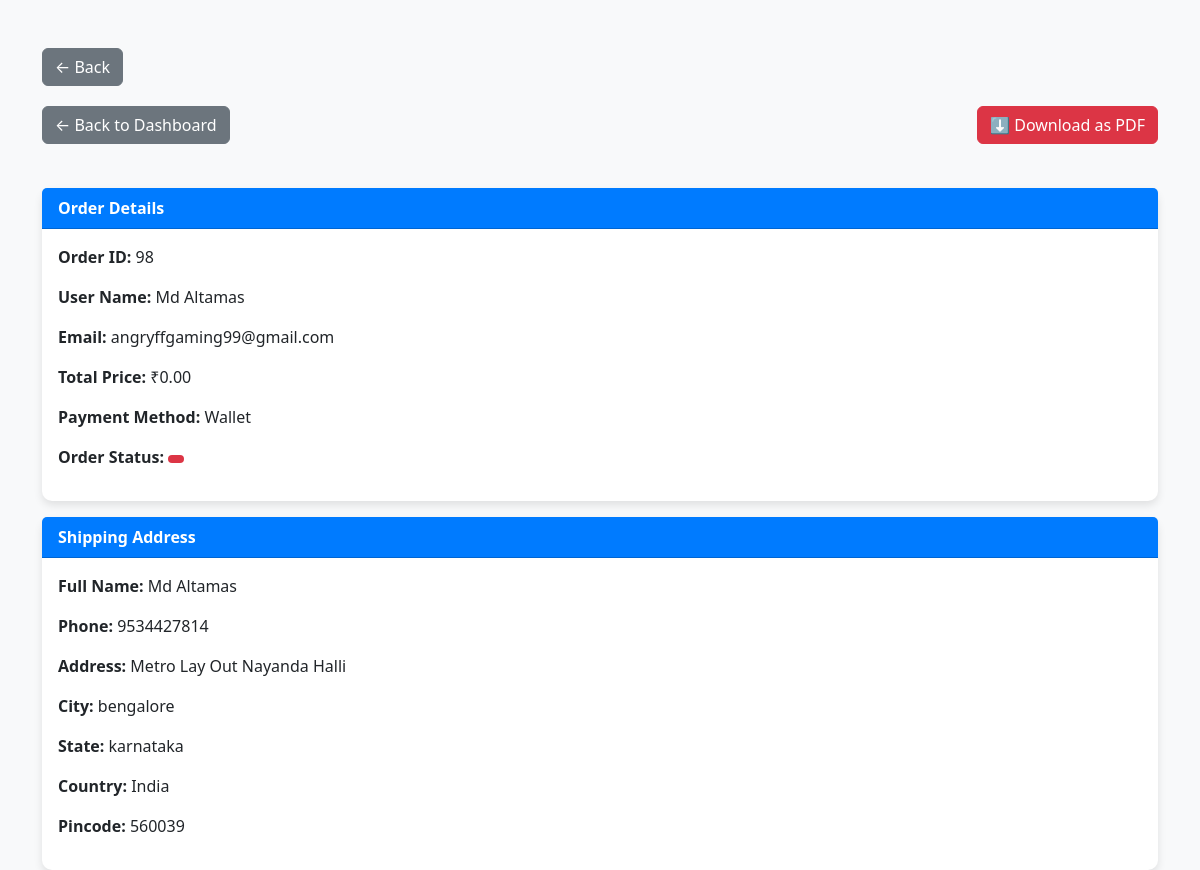
The page /admin_manage_payment.php?id=98 on the database its author committed.
### tables this page shows
CREATE TABLE `my_orders` (
  `id` int(11) NOT NULL,
  `order_id` varchar(100) NOT NULL,
  `user_id` int(11) NOT NULL,
  `product_id` int(11) NOT NULL,
  `quantity` int(11) NOT NULL DEFAULT 1,
  `total_price` decimal(10,2) NOT NULL,
  `payment_status` enum('pending','paid','failed','refunded') DEFAULT 'pending',
  `order_status` enum('pending','processing','shipped','delivered','canceled','refund_requested') NOT NULL,
  `tracking_id` varchar(100) DEFAULT NULL,
  `created_at` timestamp NOT NULL DEFAULT current_timestamp(),
  `updated_at` timestamp NOT NULL DEFAULT current_timestamp() ON UPDATE current_timestamp(),
  `status` enum('active','inactive') DEFAULT 'active',
  `transaction_id` varchar(255) NOT NULL,
  `payment_method` varchar(50) NOT NULL DEFAULT 'UPI',
  `coupon_code` varchar(50) DEFAULT NULL,
  `discount_amount` decimal(10,2) DEFAULT 0.00,
  `address` varchar(255) DEFAULT NULL,
  `phone` varchar(20) DEFAULT NULL,
  `refund_status` varchar(20) DEFAULT 'none',
  `address_id` int(11) DEFAULT NULL,
  `total_amount` decimal(10,2) NOT NULL,
  `order_date` datetime DEFAULT current_timestamp(),
  `product_name` varchar(255) DEFAULT NULL,
  `delivery_lat` varchar(50) DEFAULT NULL,
  `delivery_lng` varchar(50) DEFAULT NULL,
  `latitude` varchar(20) DEFAULT NULL,
  `longitude` varchar(20) DEFAULT NULL,
  `wallet_deduction` decimal(10,2) DEFAULT 0.00
);

CREATE TABLE `users` (
  `id` int(11) NOT NULL,
  `name` varchar(255) NOT NULL,
  `email` varchar(255) DEFAULT NULL,
  `phone` varchar(15) DEFAULT NULL,
  `password` varchar(255) NOT NULL,
  `profile_picture` varchar(255) DEFAULT NULL,
  `created_at` timestamp NOT NULL DEFAULT current_timestamp(),
  `mobile` varchar(15) NOT NULL,
  `status` enum('active','inactive','banned') DEFAULT 'active',
  `is_banned` tinyint(1) DEFAULT 0,
  `reset_token` varchar(255) DEFAULT NULL,
  `reset_token_expiry` datetime DEFAULT NULL,
  `reset_otp` varchar(6) DEFAULT NULL,
  `reset_otp_expiry` datetime DEFAULT NULL,
  `last_seen` datetime DEFAULT current_timestamp() ON UPDATE current_timestamp(),
  `last_active` datetime DEFAULT current_timestamp(),
  `referral_code` varchar(20) DEFAULT NULL,
  `referred_by` varchar(20) DEFAULT NULL,
  `referral_earned` tinyint(1) DEFAULT 0,
  `wallet_balance` decimal(10,2) DEFAULT 0.00
);

CREATE TABLE `addresses` (
  `id` int(11) NOT NULL,
  `user_id` int(11) NOT NULL,
  `name` varchar(255) NOT NULL,
  `phone` varchar(20) NOT NULL,
  `address` text NOT NULL,
  `city` varchar(100) NOT NULL,
  `state` varchar(100) NOT NULL,
  `country` varchar(100) NOT NULL DEFAULT 'India',
  `pincode` varchar(10) NOT NULL,
  `is_default` tinyint(1) NOT NULL DEFAULT 0,
  `created_at` timestamp NOT NULL DEFAULT current_timestamp(),
  `updated_at` timestamp NOT NULL DEFAULT current_timestamp() ON UPDATE current_timestamp(),
  `full_name` varchar(255) NOT NULL,
  `mobile` varchar(15) DEFAULT NULL,
  `type` varchar(20) DEFAULT NULL
);

### admin_manage_payment.php (the view, shortened to what this page needs)
<?php
include 'db.php';
$order_id = $_GET['id'];
$order_query = "SELECT my_orders.*, users.name, users.email FROM my_orders
                JOIN users ON my_orders.user_id = users.id
                WHERE my_orders.id = $order_id";
$order_result = $conn->query($order_query);
$order = $order_result->fetch_assoc();
$address_query = "SELECT * FROM addresses WHERE user_id = {$order['user_id']} ORDER BY is_default DESC, id ASC LIMIT 1";
$address_result = $conn->query($address_query);
$address = $address_result->fetch_assoc();
?>
<!DOCTYPE html>
<html lang="en">
<head>
    <link rel="stylesheet" href="https://cdn.jsdelivr.net/npm/bootstrap@5.3.0/dist/css/bootstrap.min.css">
</head><body>
<div class="container mt-5">
<a href="manage_payments.php" class="btn btn-secondary btn-back">&larr; Back</a>
    <div class="d-flex justify-content-between mb-3">
        <a href="dashboard.php" class="btn btn-secondary btn-back">&larr; Back to Dashboard</a>
        <button class="btn btn-danger btn-download" onclick="downloadPDF()">⬇️ Download as PDF</button>
    </div>
    <div id="printSection">
        <div class="card mt-4">
            <div class="card-header">Order Details</div>
            <div class="card-body">
                <p><strong>Order ID:</strong> <?= $order['id']; ?></p>
                <p><strong>User Name:</strong> <?= htmlspecialchars($order['name']); ?></p>
                <p><strong>Email:</strong> <?= htmlspecialchars($order['email']); ?></p>
                <p><strong>Total Price:</strong> ₹<?= number_format($order['total_price'], 2); ?></p>
                <p><strong>Payment Method:</strong> <?= htmlspecialchars($order['payment_method']); ?></p>
                <p><strong>Order Status:</strong>
                    <span class="badge bg-<?= ($order['order_status'] == 'delivered') ? 'success' : (($order['order_status'] == 'pending') ? 'warning' : 'danger'); ?>">
                    </span>
                </p>
            </div>
        </div>
        <div class="card mt-3">
            <div class="card-header">Shipping Address</div>
            <div class="card-body">
                <?php if ($address): ?>
                    <p><strong>Full Name:</strong> <?= htmlspecialchars($address['full_name']); ?></p>
                    <p><strong>Phone:</strong> <?= htmlspecialchars($address['phone']); ?></p>
                    <p><strong>Address:</strong> <?= htmlspecialchars($address['address']); ?></p>
                    <p><strong>City:</strong> <?= htmlspecialchars($address['city']); ?></p>
                    <p><strong>State:</strong> <?= htmlspecialchars($address['state']); ?></p>
                    <p><strong>Country:</strong> <?= htmlspecialchars($address['country']); ?></p>
                    <p><strong>Pincode:</strong> <?= htmlspecialchars($address['pincode']); ?></p>
                <?php else: ?>
                    <p class="text-danger">No address found for this order.</p>
                <?php endif; ?>
            </div>
        </div>
    </div>
</div>
</body>
</html>

### admin_manage_payment.php (style rules this page uses)
body { background-color: #f8f9fa; }
.card { border-radius: 10px; box-shadow: 0 4px 8px rgba(0, 0, 0, 0.1); border: none; }
.card-header { font-weight: bold; background-color: #007bff; color: white; }
.btn-back, .btn-download { margin-bottom: 20px; }

### rows shown on the page
my_orders: id "98", user.name "Md Altamas", user.email "angryffgaming99@gmail.com", total_price "0.00", payment_method "Wallet"
addresses: full_name "Md Altamas", phone "9534427814", address "Metro Lay Out Nayanda Halli", city "bengalore", state "karnataka", country "India", pincode "560039"
